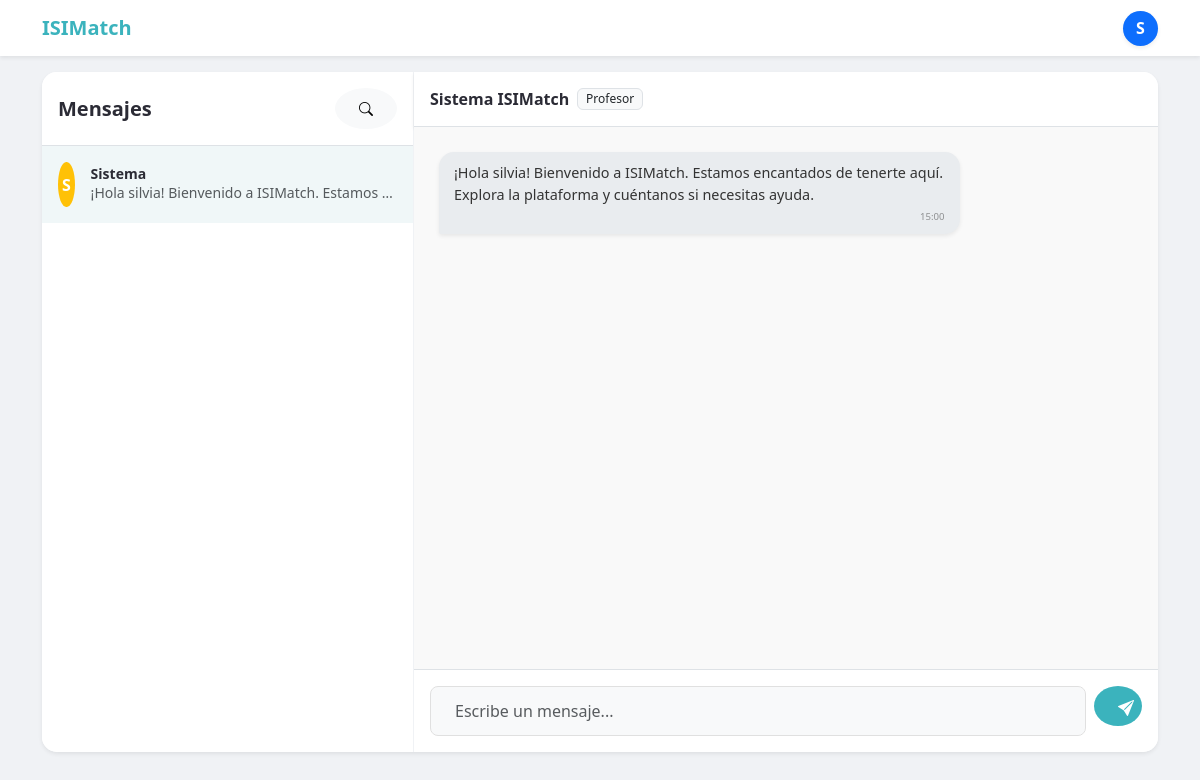
The app's page /VIEWS/mensajes.php?con=1 (signed in), older data.
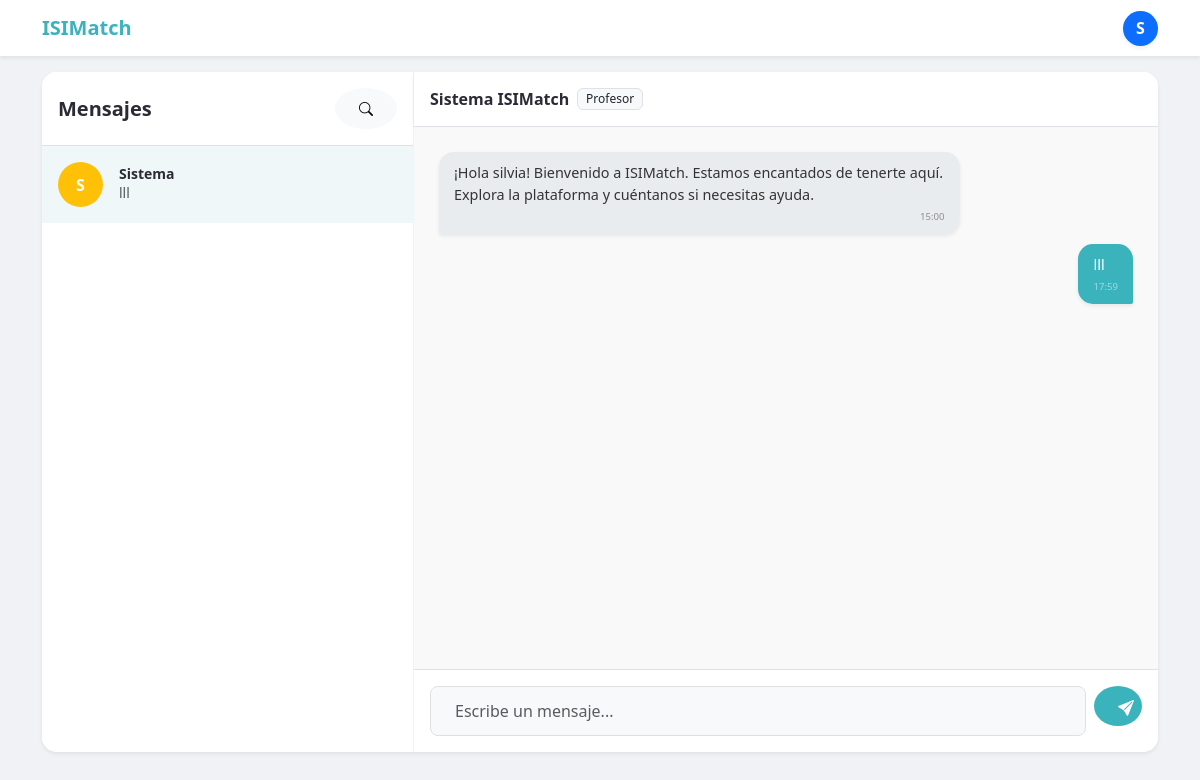
The same page, newer data.
### tables this page shows
CREATE TABLE `usuarios` (
  `id` int(11) NOT NULL,
  `nombre` varchar(50) NOT NULL,
  `apellidos` varchar(50) NOT NULL,
  `email` varchar(100) NOT NULL,
  `password_hash` varchar(255) NOT NULL,
  `telefono` varchar(20) DEFAULT NULL,
  `rol` enum('alumno','profesor') NOT NULL,
  `anio_nacimiento` int(11) DEFAULT NULL,
  `fecha_registro` timestamp NOT NULL DEFAULT current_timestamp()
);

CREATE TABLE `mensajes` (
  `id` int(11) NOT NULL,
  `remitente_id` int(11) NOT NULL,
  `destinatario_id` int(11) NOT NULL,
  `contenido` text NOT NULL,
  `leido` tinyint(1) DEFAULT 0,
  `fecha_envio` timestamp NOT NULL DEFAULT current_timestamp()
);

### VIEWS/mensajes.php (the view, shortened to what the changed rows need)
<?php
include '../PHP/conexion.php';
$mi_id = $_SESSION['usuario_id'];
$sql_contactos = "SELECT
                    u.id AS contacto_id,
                    u.nombre,
                    u.apellidos,
                    u.rol,
                    (SELECT contenido FROM mensajes
                     WHERE (remitente_id = u.id AND destinatario_id = '$mi_id')
                        OR (remitente_id = '$mi_id' AND destinatario_id = u.id)
                     ORDER BY fecha_envio DESC LIMIT 1) AS ultimo_msj,
                    (SELECT COUNT(*) FROM mensajes
                     WHERE remitente_id = u.id AND destinatario_id = '$mi_id' AND leido = 0) AS no_leidos
                  FROM usuarios u
                  WHERE u.id IN (
                      SELECT DISTINCT CASE WHEN remitente_id = '$mi_id' THEN destinatario_id ELSE remitente_id END
                      FROM mensajes WHERE remitente_id = '$mi_id' OR destinatario_id = '$mi_id'
                  )";
$res_contactos = $conn->query($sql_contactos);
$chat_con = isset($_GET['con']) ? $conn->real_escape_string($_GET['con']) : null;
$mensajes_chat = [];
if ($chat_con) {
    $conn->query("UPDATE mensajes SET leido = 1 WHERE remitente_id = '$chat_con' AND destinatario_id = '$mi_id'");
    $sql_chat = "SELECT * FROM mensajes
                 WHERE (remitente_id = '$mi_id' AND destinatario_id = '$chat_con')
                    OR (remitente_id = '$chat_con' AND destinatario_id = '$mi_id')
                 ORDER BY fecha_envio ASC";
    $res_chat = $conn->query($sql_chat);
    while($row = $res_chat->fetch_assoc()){
        $mensajes_chat[] = $row;
    }
    $info_contacto = $conn->query("SELECT nombre, apellidos, rol FROM usuarios WHERE id = '$chat_con'")->fetch_assoc();
}
?>
<!DOCTYPE html>
<html lang="es">
<head>
    <link href="https://cdn.jsdelivr.net/npm/bootstrap@5.3.0/dist/css/bootstrap.min.css" rel="stylesheet">
    <link rel="stylesheet" href="https://cdn.jsdelivr.net/npm/bootstrap-icons@1.10.0/font/bootstrap-icons.css">
    <link rel="stylesheet" href="../CSS/style.css">
</head>
<body>
<div class="container flex-grow-1">
    <div class="row chat-container shadow-sm g-0">
        <div class="col-md-4 contacts-column bg-white">
            <div class="list-group list-group-flush">
                <?php if($res_contactos && $res_contactos->num_rows > 0): ?>
                    <?php while($c = $res_contactos->fetch_assoc()): ?>
                        <a href="mensajes.php?con=<?php echo $c['contacto_id']; ?>"
                           class="list-group-item list-group-item-action contact-item border-0 p-3 <?php echo ($chat_con == $c['contacto_id']) ? 'active' : ''; ?>">
                            <div class="d-flex align-items-center gap-3">
                                <div class="rounded-circle bg-warning text-white d-flex align-items-center justify-content-center fw-bold" style="width:45px; height:45px;">
                                    <?php echo strtoupper(substr($c['nombre'], 0, 1)); ?>
                                </div>
                                <div class="flex-grow-1 overflow-hidden">
                                    <h6 class="mb-0 small fw-bold"><?php echo htmlspecialchars($c['nombre']); ?></h6>
                                    <small class="text-muted text-truncate d-block small"><?php echo htmlspecialchars($c['ultimo_msj'] ?? 'Enviado recientemente'); ?></small>
                                </div>
                            </div>
                        </a>
                    <?php endwhile; ?>
                <?php else: ?>
                    <p class="text-center text-muted p-4 small">No tienes conversaciones activas.</p>
                <?php endif; ?>
            </div>
        </div>
        <div class="col-md-8 d-flex flex-column bg-white">
            <?php if($chat_con): ?>
                <div class="p-3 border-bottom d-flex align-items-center justify-content-between shadow-sm">
                    <div class="d-flex align-items-center gap-2">
                        <h6 class="mb-0 fw-bold"><?php echo htmlspecialchars($info_contacto['nombre'] . " " . $info_contacto['apellidos']); ?></h6>
                        <span class="badge bg-light text-dark border small fw-normal"><?php echo ucfirst($info_contacto['rol']); ?></span>
                    </div>
                </div>
                <div class="messages-area d-flex flex-column" id="chatBox">
                    <?php foreach($mensajes_chat as $m): ?>
                        <div class="msg-bubble shadow-sm <?php echo ($m['remitente_id'] == $mi_id) ? 'msg-me' : 'msg-them'; ?>">
                            <?php echo htmlspecialchars($m['contenido']); ?>
                            <div class="small opacity-50 mt-1" style="font-size: 0.6rem; text-align: right;">
                                <?php echo date('H:i', strtotime($m['fecha_envio'])); ?>
                            </div>
                        </div>
                    <?php endforeach; ?>
                </div>
                <form action="../PHP/mensaje_privado.php" method="POST" class="p-3 border-top">
                    <div class="input-group">
                        <input type="text" name="contenido" class="form-control border-0 bg-light rounded-pill px-4" placeholder="Escribe un mensaje..." required autocomplete="off">
                        <button type="submit" class="btn btn-primary-custom rounded-circle ms-2" style="width:40px; height:40px;"><i class="bi bi-send-fill"></i></button>
                    </div>
                </form>
            <?php endif; ?>
        </div>
    </div>
</div>
</body>
</html>

Row changes from the older to the newer data that the page shows:
computed for usuarios "Sistema": ultimo_msj "¡Hola silvia! Bienvenido a ISIMatch. Estamos…" → "lll"
added mensajes: contenido "lll", fecha_envio "17:59"
